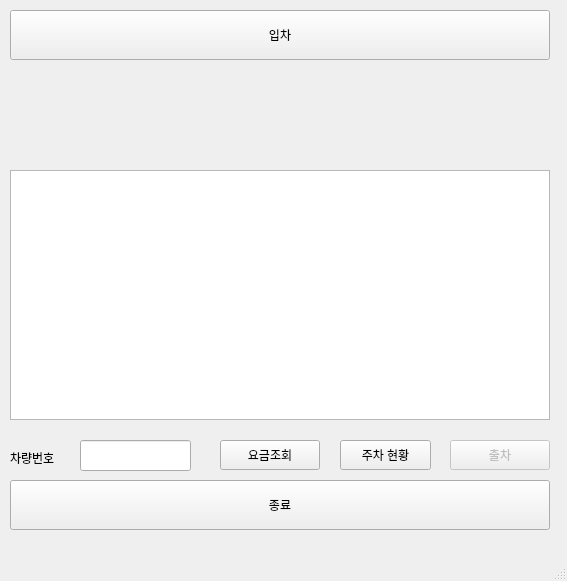
<?xml version="1.0" encoding="UTF-8"?>
<ui version="4.0">
 <class>Parking_Systen</class>
 <widget class="QMainWindow" name="Parking_Systen">
  <property name="geometry">
   <rect>
    <x>0</x>
    <y>0</y>
    <width>567</width>
    <height>581</height>
   </rect>
  </property>
  <property name="windowTitle">
   <string>주차정산시스템</string>
  </property>
  <widget class="QWidget" name="centralwidget">
   <widget class="QPushButton" name="into_parking_btn">
    <property name="geometry">
     <rect>
      <x>10</x>
      <y>10</y>
      <width>540</width>
      <height>50</height>
     </rect>
    </property>
    <property name="text">
     <string>입차</string>
    </property>
   </widget>
   <widget class="QPushButton" name="rate_check_btn">
    <property name="geometry">
     <rect>
      <x>220</x>
      <y>440</y>
      <width>100</width>
      <height>30</height>
     </rect>
    </property>
    <property name="text">
     <string>요금조회</string>
    </property>
   </widget>
   <widget class="QPushButton" name="view_parking_btn">
    <property name="geometry">
     <rect>
      <x>340</x>
      <y>440</y>
      <width>91</width>
      <height>30</height>
     </rect>
    </property>
    <property name="text">
     <string>주차 현황</string>
    </property>
   </widget>
   <widget class="QPushButton" name="leave_parking_btn">
    <property name="enabled">
     <bool>false</bool>
    </property>
    <property name="geometry">
     <rect>
      <x>450</x>
      <y>440</y>
      <width>100</width>
      <height>30</height>
     </rect>
    </property>
    <property name="text">
     <string>출차</string>
    </property>
   </widget>
   <widget class="QPushButton" name="end_btn">
    <property name="enabled">
     <bool>true</bool>
    </property>
    <property name="geometry">
     <rect>
      <x>10</x>
      <y>480</y>
      <width>540</width>
      <height>50</height>
     </rect>
    </property>
    <property name="text">
     <string>종료</string>
    </property>
   </widget>
   <widget class="QListWidget" name="listWidget_Test">
    <property name="enabled">
     <bool>true</bool>
    </property>
    <property name="geometry">
     <rect>
      <x>10</x>
      <y>170</y>
      <width>540</width>
      <height>250</height>
     </rect>
    </property>
   </widget>
   <widget class="QLabel" name="label">
    <property name="enabled">
     <bool>true</bool>
    </property>
    <property name="geometry">
     <rect>
      <x>10</x>
      <y>450</y>
      <width>64</width>
      <height>15</height>
     </rect>
    </property>
    <property name="text">
     <string>차량번호</string>
    </property>
   </widget>
   <widget class="QLabel" name="view">
    <property name="geometry">
     <rect>
      <x>10</x>
      <y>70</y>
      <width>540</width>
      <height>91</height>
     </rect>
    </property>
    <property name="text">
     <string/>
    </property>
   </widget>
   <widget class="QLineEdit" name="InputText">
    <property name="geometry">
     <rect>
      <x>80</x>
      <y>440</y>
      <width>111</width>
      <height>31</height>
     </rect>
    </property>
    <property name="text">
     <string/>
    </property>
   </widget>
  </widget>
  <widget class="QMenuBar" name="menubar">
   <property name="geometry">
    <rect>
     <x>0</x>
     <y>0</y>
     <width>567</width>
     <height>26</height>
    </rect>
   </property>
  </widget>
  <widget class="QStatusBar" name="statusbar"/>
 </widget>
 <resources/>
 <connections/>
</ui>
